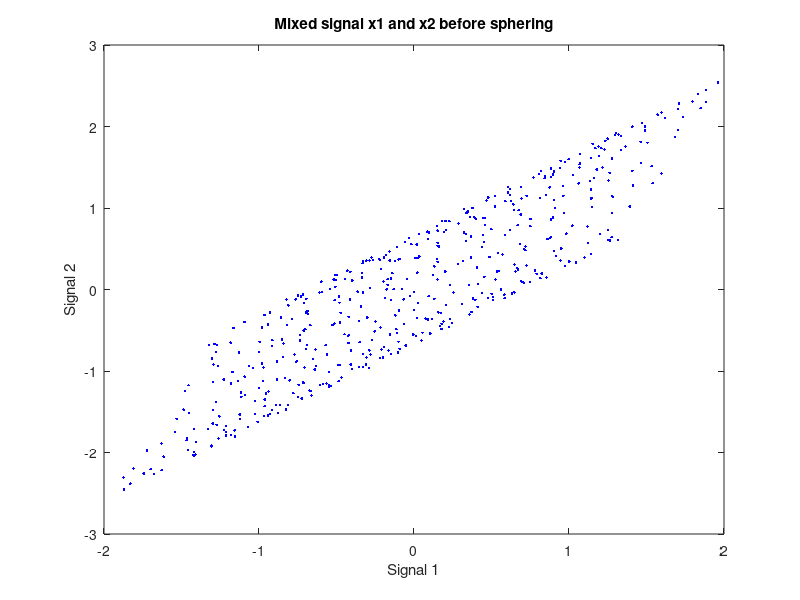
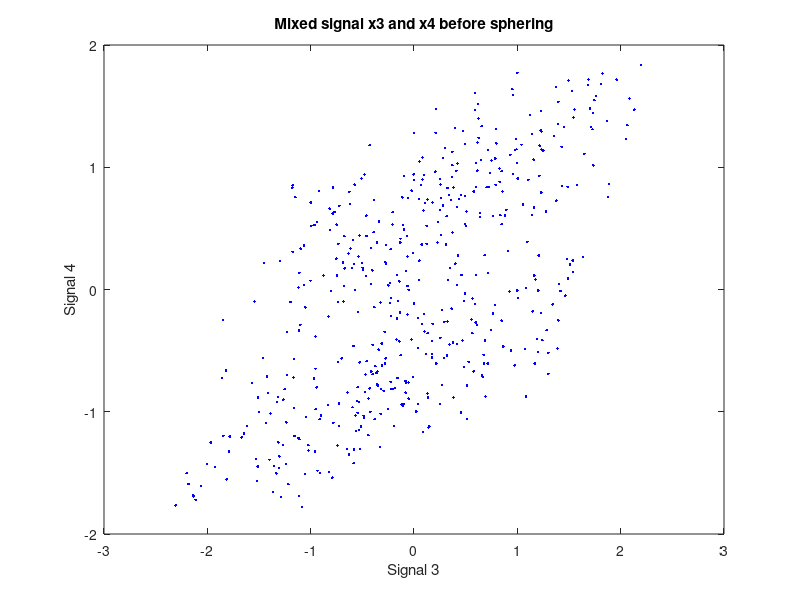
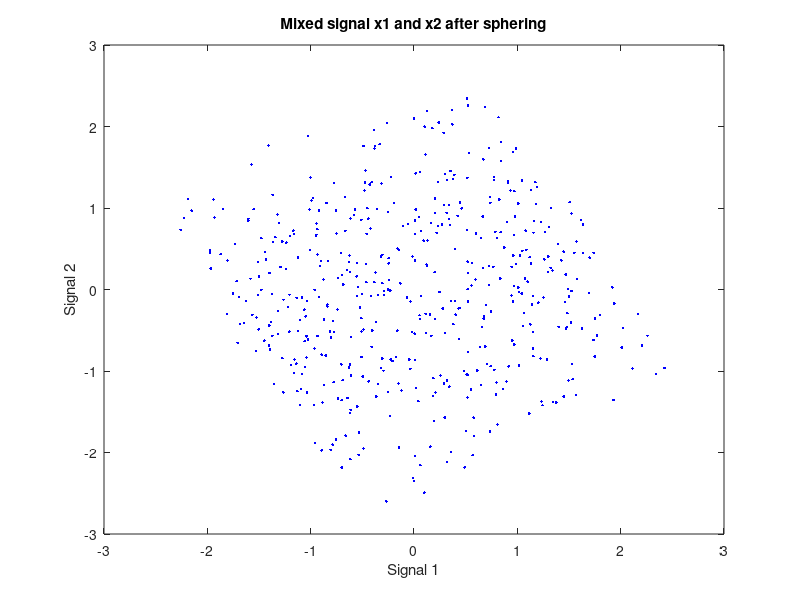
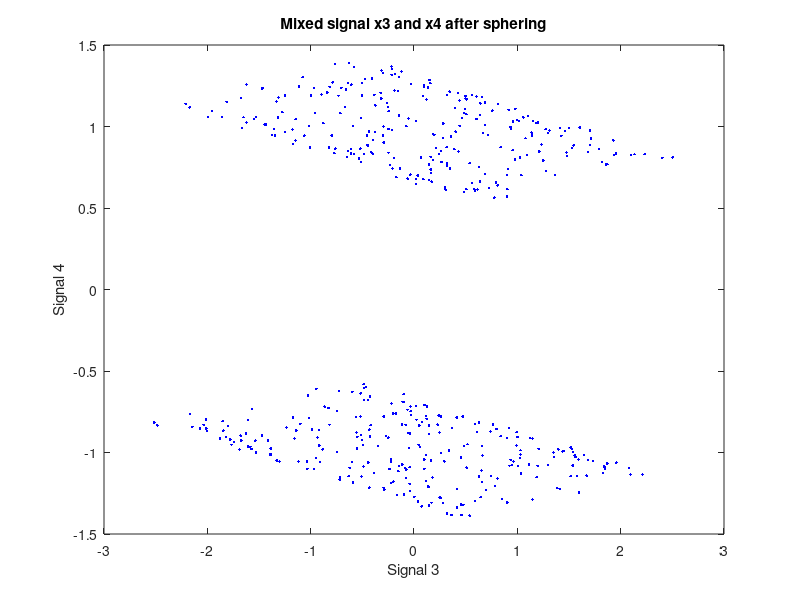

These charts were generated, in order, by the following MATLAB code:
close all;
load('mixedsignals.mat', 'smix');

% Plot the initial values
figure(1);
plot(smix(1,:),smix(2,:), 'b.');
xlabel('Signal 1');ylabel('Signal 2');title('Mixed signal x1 and x2 before sphering');
print(sprintf('../Report/Ass1a'), '-depsc');

figure(2);
plot(smix(3,:),smix(4,:), 'b.');
xlabel('Signal 3');ylabel('Signal 4');title('Mixed signal x3 and x4 before sphering');
print(sprintf('../Report/Ass1b'), '-depsc');

% Whitening
centeredS = bsxfun(@minus, smix.', sum(smix.')/size(smix.', 1)); 
[eigVectors, eigValues] = eig(cov(centeredS));
spheredS = eigVectors * (eigValues^-.5) * eigVectors.' * smix;

% Plot the sphered values
figure(3);
plot(spheredS(1,:),spheredS(2,:), 'b.');
xlabel('Signal 1');ylabel('Signal 2');title('Mixed signal x1 and x2 after sphering');
print(sprintf('../Report/Ass1c'), '-depsc');

figure(4);
plot(spheredS(3,:),spheredS(4,:), 'b.');
xlabel('Signal 3');ylabel('Signal 4');title('Mixed signal x3 and x4 after sphering');
print(sprintf('../Report/Ass1d'), '-depsc');